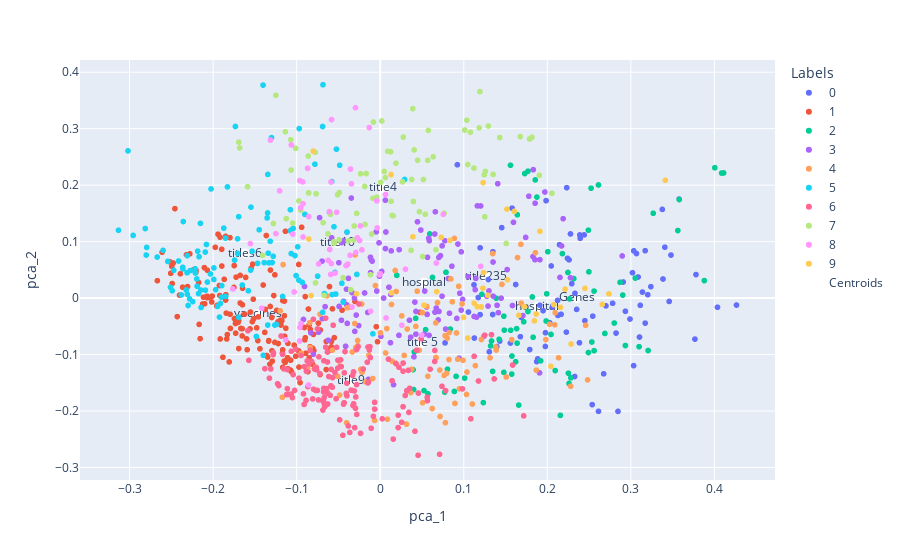

Notebook cell for this chart:
### Code cell
fig_clusters.add_scatter(y=centroids_before_df["pca_2"].tolist(),
                         x=centroids_before_df["pca_1"].tolist(),
                         mode="markers+text",
                         text=centroids_before_df["centroids_labels"],
                         marker=dict(size=10, color="white"),
                         name="Centroids")
